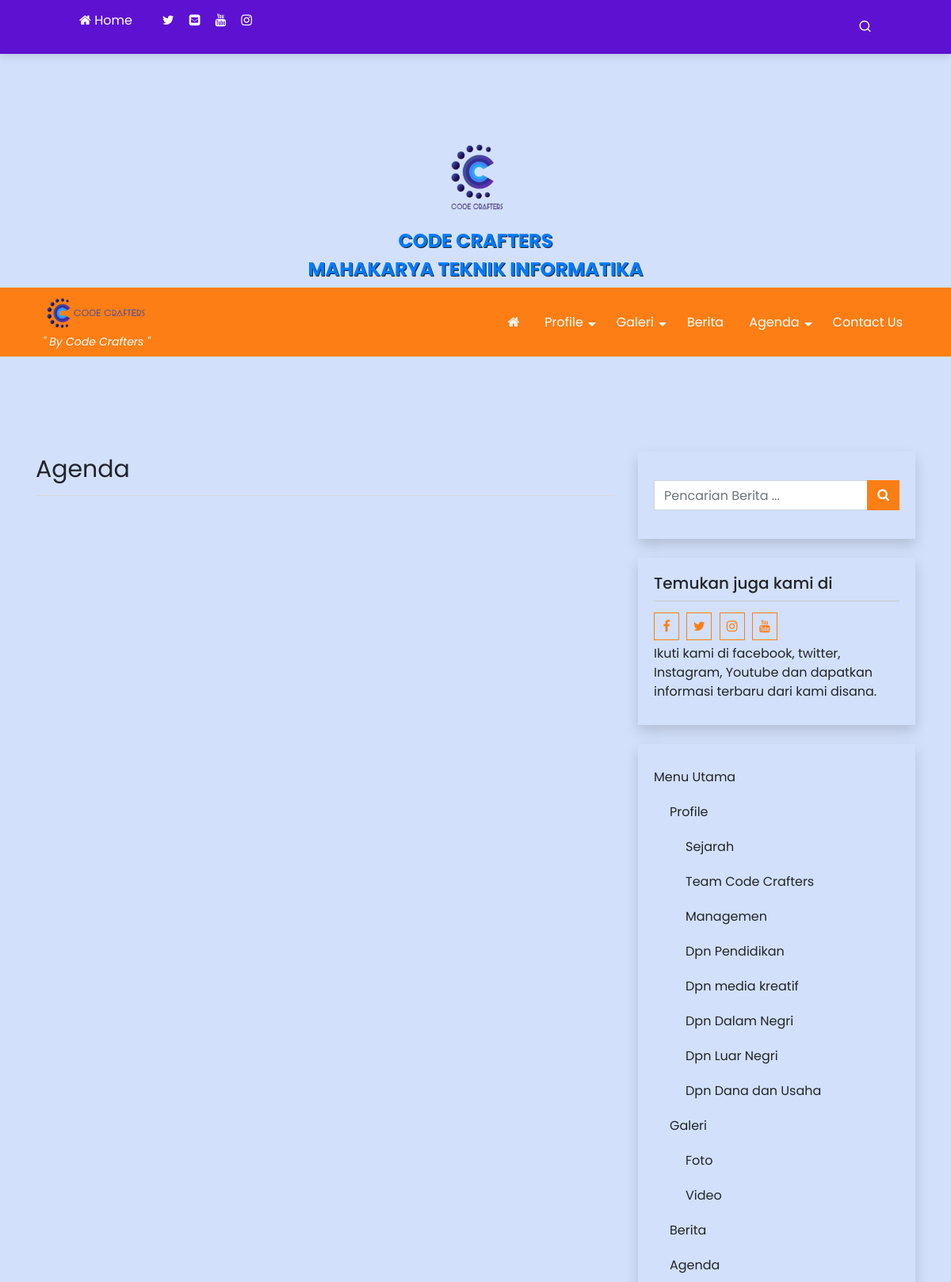
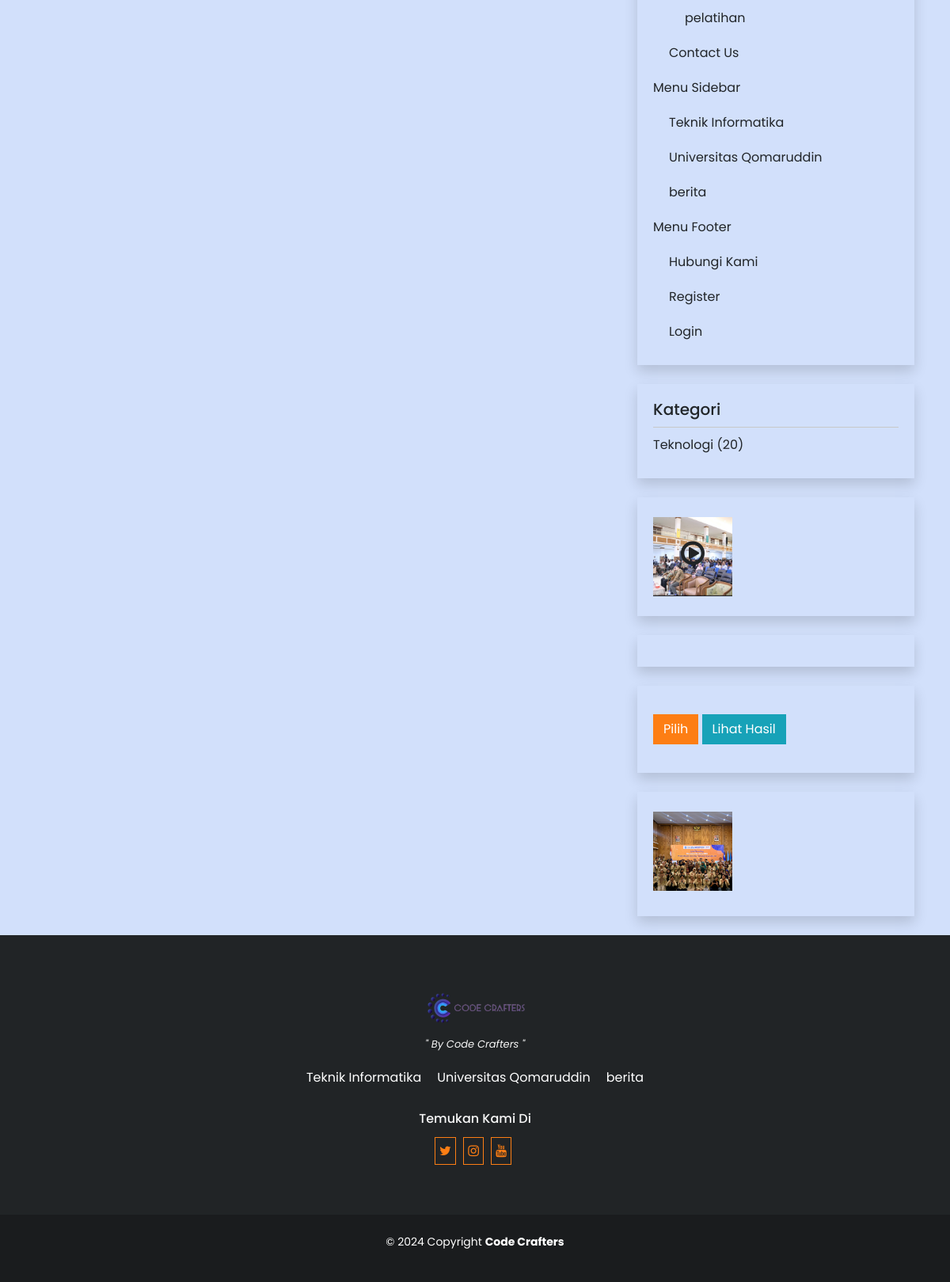
The page /index.php/agenda on the database its author committed (2 pictures, top to bottom).
### tables this page shows
CREATE TABLE `logo` (
  `id_logo` int(5) NOT NULL,
  `gambar` varchar(100) NOT NULL
);

CREATE TABLE `tbl_nicepage` (
  `id` int(5) NOT NULL,
  `key` varchar(255) DEFAULT NULL,
  `value` text DEFAULT NULL
);

CREATE TABLE `identitas` (
  `id_identitas` int(5) NOT NULL,
  `nama_website` varchar(100) NOT NULL,
  `email` varchar(100) NOT NULL,
  `url` varchar(100) NOT NULL,
  `facebook` text NOT NULL,
  `rekening` varchar(100) NOT NULL,
  `no_telp` varchar(20) NOT NULL,
  `meta_deskripsi` varchar(250) NOT NULL,
  `meta_keyword` varchar(250) NOT NULL,
  `favicon` varchar(50) NOT NULL,
  `maps` text NOT NULL
);

CREATE TABLE `video` (
  `id_video` int(5) NOT NULL,
  `id_playlist` int(5) NOT NULL,
  `username` varchar(30) NOT NULL,
  `jdl_video` varchar(100) NOT NULL,
  `video_seo` varchar(100) NOT NULL,
  `keterangan` text NOT NULL,
  `gbr_video` varchar(100) NOT NULL,
  `video` varchar(100) NOT NULL,
  `youtube` varchar(100) NOT NULL,
  `dilihat` int(7) NOT NULL DEFAULT 1,
  `hari` varchar(20) NOT NULL,
  `tanggal` date NOT NULL,
  `jam` time NOT NULL,
  `tagvid` varchar(100) NOT NULL
);

CREATE TABLE `gallery` (
  `id_gallery` int(5) NOT NULL,
  `id_album` int(5) NOT NULL,
  `username` varchar(50) NOT NULL,
  `jdl_gallery` varchar(100) NOT NULL,
  `gallery_seo` varchar(100) NOT NULL,
  `keterangan` text NOT NULL,
  `gbr_gallery` varchar(100) NOT NULL
);

CREATE TABLE `menu` (
  `id_menu` int(5) NOT NULL,
  `id_parent` int(5) NOT NULL DEFAULT 0,
  `nama_menu` varchar(255) NOT NULL,
  `link` varchar(100) NOT NULL,
  `aktif` enum('Ya','Tidak') NOT NULL DEFAULT 'Ya',
  `position` enum('Top','Bottom') DEFAULT 'Bottom',
  `urutan` int(3) NOT NULL
);

### application/views/nicepage/template.php (the view, shortened to what the rows shown need)
<!DOCTYPE HTML>
<html lang = "id">
<head>
<?php
$get_tagline = $this->model_utama->view_where('tbl_nicepage',array('key' => 'tagline'))->row_array();
if(isset($get_tagline['value'])){
	if(!empty($get_tagline['value'])){
        $tagline = json_decode($get_tagline['value'],true);
	}
}
?>
	<link type="text/css" rel="stylesheet" href="<?php echo base_url(); ?>template/<?php echo template(); ?>/css/main.css" />
	<link type="text/css" rel="stylesheet" href="<?php echo base_url(); ?>template/<?php echo template(); ?>/css/themes/<?php echo background(); ?>.css" />
	<?php include "partials/head.php"; ?>
</head>
<body class="responsive-menu-hide">
<div class="header">
	<?php  include "partials/header.php"; 	 ?>
</div>
<?php
	switch ($this->uri->segment(1)) {
		default:
			$main_file = "front-main.php";
			break;
	}
    include $main_file;
?>
<?php
	include "partials/footer.php";
?>
</body>
</html>

### application/views/nicepage/partials/header.php (shortened to what the rows shown need)
<?php
function build_nav_menu($menu_parent_id = 0, $state_menu_id, $class_menu = 'menu-navbar', $home_icon = true, $deep = true)
{
	$list_menu = '';
	$ci = &get_instance();
	$get_menus = $ci->db->query("
		SELECT
			id_menu,
			nama_menu,
			link
		FROM
			menu
		WHERE
			aktif='Ya'
			AND
			id_parent='" . $menu_parent_id . "'
		ORDER BY urutan
	")->result_array();
	if (!empty($get_menus)) {
		if ($menu_parent_id == $state_menu_id) {
			$list_menu .= '<ul class="' . $class_menu . '">';
			if ($home_icon == true) {
				$list_menu .= '<li class="menu-item">';
				$list_menu .= '<a href="' . base_url() . '">';
				$list_menu .= '<i class="fa fa-home" aria-hidden="true"></i>';
				$list_menu .= '</a>';
				$list_menu .= '</li>';
			}
		} else {
			$list_menu .= '<ul class="sub-menu">';
		}
		foreach ($get_menus as $menu_item) {
			$ahref_ttr = '';
			$base_url = base_url($menu_item['link']);
			if (preg_match("/^http/", $menu_item['link'])) {
				$ahref_ttr = 'target="_BLANK"';
				$base_url = $menu_item['link'];
			}
			$a_link_menu = '<a ' . $ahref_ttr . ' href="' . $base_url . '">';
			$a_link_menu .= $menu_item['nama_menu'];
			$a_link_menu .= '</a>';
			$get_child = array();
			if ($deep == true) {
				$get_child = build_nav_menu($menu_item['id_menu'], $state_menu_id);
			}
			if (!empty($get_child) && $deep == true) {
				$list_menu .= '<li class="menu-item menu-item-has-children" id="menu-item-' . $menu_item['id_menu'] . '">';
				$list_menu .= $a_link_menu;
				$list_menu .= $get_child;
				$list_menu .= '</li>';
			} else {
				$list_menu .= '<li class="menu-item" id="menu-item-' . $menu_item['id_menu'] . '">';
				$list_menu .= $a_link_menu;
				$list_menu .= '</li>';
			}
		}
		$list_menu .= '</ul>';
	}
	return $list_menu;
}
?>
	<link rel="stylesheet" href="https://unicons.iconscout.com/release/v4.0.0/css/line.css" />
<nav class="main-menu-container navbar navbar-dark ">
	<div class="container ml-5 pl-4 ml-lg-auto pl-lg-auto">
		<?php
		$base_path = FCPATH;
		$id_website = $this->model_utama->view('identitas')->row_array();
		$logo_website = $this->model_utama->view('logo')->row_array();
		?>
		<a class="navbar-brand float-left" href="<?php echo base_url(); ?>">
			<?php
			if ($logo_website['gambar'] !== '' && file_exists($base_path . "asset/logo/" . $logo_website['gambar'])) {
				$img_src = base_url() . "asset/logo/" . $logo_website['gambar'];
				?>
				<div class="logo-header">
					<img src="<?php echo $img_src; ?>" alt="<?php echo $id_website['nama_website']; ?>">
				</div>
				<?php
			} else {
				?>
				<?php echo $id_website['nama_website']; ?>
				<?php
			}
			?>
			<?php
			if (isset($tagline['header']) && isset($tagline['text'])) {
				if (!empty($tagline['text'] && $tagline['header'] == '1')) {
					?>
					<div class="tagline-header d-lg-block d-none">"
						<?php echo $tagline['text']; ?> "
					</div>
					<?php
				}
			} ?>
		</a>
	</div>
</nav>

### application/views/nicepage/partials/sidebar.php
<div class="sidebar">
<?php
$get_setting_sidebar    = $this->model_utama->view_where('tbl_nicepage',array('key' => 'setting_sidebar'))->row_array();
$sidebar = array();
if(isset($get_setting_sidebar['value'])) {
	if(!empty($get_setting_sidebar['value'])){
		$setting_sidebar = json_decode($get_setting_sidebar['value'],true);
		if(!empty($setting_sidebar)) {
			$number = 0;
			foreach($setting_sidebar as $i => $widget_id){
				$id = key($widget_id);
				$sidebar[$number]['widget_id'] = $id;
				$sidebar[$number]['widget_setting'] = $widget_id[$id];
				$number++;
			}
		}
	}
}
foreach($sidebar as $i => $item) {
	$file_sidebar = VIEWPATH . template().'/widgets/' . $item['widget_id'] . '.php';
	if( file_exists($file_sidebar)) {
		$widget_setting = $item['widget_setting'];
		include $file_sidebar;
	}
}
?>
</div>

### application/views/nicepage/widgets/widget_social.php
<div class="widget card mb-4 widget-social">
	<?php
		if( isset($widget_setting['judul']) ) {
			if( !empty(trim($widget_setting['judul']))) {
				?>
				<h5 class="card-header">
					<?php echo $widget_setting['judul'];?>
				</h5>
				<?php
			}
		}
	?>
	<div class="social-bar">
		<?php
			$sosmed = $this->model_utama->view('identitas')->row_array();
			$pecahd = explode(",", $sosmed['facebook']);
		?>
		<a target="_BLANK" href="<?php echo $pecahd[0]; ?>" class="social-icon"><i class="fa fa-facebook" aria-hidden="true"></i></a>
		<a target="_BLANK" href="<?php echo $pecahd[1]; ?>" class="social-icon"><i class="fa fa-twitter" aria-hidden="true"></i></a>
		<a target="_BLANK" href="<?php echo $pecahd[2]; ?>" class="social-icon"><i class="fa fa-instagram" aria-hidden="true"></i></a>
		<a target="_BLANK" href="<?php echo $pecahd[3]; ?>" class="social-icon"><i class="fa fa-youtube" aria-hidden="true"></i></a>
		<?php
			if( isset($widget_setting['teks']) ) {
				if( !empty(trim($widget_setting['teks']))) {
					?>
					<div class="social-text"><?php echo $widget_setting['teks'];?></div>
					<?php
				}
			}
		?>
	</div>
</div>

### application/views/nicepage/widgets/widget_video.php (shortened to what the rows shown need)
<div class="widget card mb-4 widget-video">
			<?php
	$filter_video = array();
	$jumlah_video = 0;
	if( isset($widget_setting['jumlah']) ) {
		$jumlah_video = (int) $widget_setting['jumlah'];
	}
?>
<?php
	$filter_video = array_merge($filter_video,array(
		'playlist.aktif' => 'Y'
	));
	$video_data = $this->model_utama->view_join_one(
		'video',
		'playlist',
		'id_playlist',
		$filter_video,
		'video.jdl_video','ASC',0,$jumlah_video
	)->result_array();
	if(!empty($video_data)) {
		?>
		<div class="list-video">
		<?php
		foreach ($video_data as $video){
			$img_src= base_url().'asset/img_video/small_no-image.jpg';
			if ($video['gbr_video'] !==''){
				$img_src =base_url().'asset/img_video/'.$video['gbr_video'];
			}
			?>
			<div class="item-video">
				<a href="<?php echo base_url('playlist/watch/'.$video['video_seo']);?>">
					<div class="post-img-container"
						style="
							background:url('<?php echo $img_src;?>');
							background-position:center;
							background-size:cover;
							background-repeat:no-repeat
						">
						<i class="fa fa-play-circle-o" aria-hidden="true"></i>
					</div>
				</a>
			</div>
			<?php
		}
		?>
		</div>
		<?php
	}
?>
</div>

### application/views/nicepage/widgets/widget_gallery.php (shortened to what the rows shown need)
<div class="widget card mb-4 widget-gallery">
			<?php
	$filter_gallery = array();
	$jumlah_gallery = 0;
	if( isset($widget_setting['jumlah']) ) {
		$jumlah_gallery = (int) $widget_setting['jumlah'];
	}
?>
<?php
	$filter_gallery = array_merge($filter_gallery,array(
		'album.aktif' => 'Y'
	));
	$gallery_data = $this->model_utama->view_join_one(
		'gallery',
		'album',
		'id_album',
		$filter_gallery,
		'gallery.jdl_gallery','ASC',0,$jumlah_gallery
	)->result_array();
	if(!empty($gallery_data)) {
		?>
		<div class="list-gallery">
		<?php
		foreach ($gallery_data as $gallery){
			$img_src= base_url().'asset/img_galeri/no-image.jpg';
			if ($gallery['gbr_gallery'] !==''){
				$img_src =base_url().'asset/img_galeri/'.$gallery['gbr_gallery'];
			}
			?>
			<div class="item-gallery">
				<a href="<?php echo base_url('albums/detail/'.$gallery['album_seo']);?>">
					<div class="post-img-container"
						style="
							background:url('<?php echo $img_src;?>');
							background-position:center;
							background-size:cover;
							background-repeat:no-repeat
						">
					</div>
				</a>
			</div>
			<?php
		}
		?>
		</div>
		<?php
	}
?>
</div>

### application/views/nicepage/partials/footer.php (shortened to what the rows shown need)
<?php
$id_website = $this->model_utama->view('identitas')->row_array();
$logo_website = $this->model_utama->view('logo')->row_array();
$get_lokasi_menu    = $this->model_utama->view_where('tbl_nicepage', array('key' => 'lokasi_menu'))->row_array();
if (isset($get_lokasi_menu['value'])) {
	if (!empty($get_lokasi_menu['value'])) {
		$lokasi_menu = json_decode($get_lokasi_menu['value'], true);
	}
}
$menu_footer_id = '';
if (isset($lokasi_menu['menu_footer'])) {
	$menu_footer_id = $lokasi_menu['menu_footer'];
}
function build_footer_menu($menu_parent_id)
{
	$list_menu = '';
	$ci = &get_instance();
	$get_menus = $ci->db->query("
		SELECT
			id_menu,
			nama_menu,
			link
		FROM
			menu
		WHERE
			aktif='Ya'
			AND
			id_parent='" . $menu_parent_id . "'
		ORDER BY urutan
	")->result_array();
	if (!empty($get_menus)) {
		$list_menu .= '<ul class="footer-menu">';
		foreach ($get_menus as $menu_item) {
			$ahref_ttr = '';
			$base_url = base_url($menu_item['link']);
			if (preg_match("/^http/", $menu_item['link'])) {
				$ahref_ttr = 'target="_BLANK"';
				$base_url = $menu_item['link'];
			}
			$list_menu .= '<li class="menu-item" id="menu-item-' . $menu_item['id_menu'] . '">';
			$list_menu .= '<a ' . $ahref_ttr . ' href="' . $base_url . '">';
			$list_menu .= $menu_item['nama_menu'];
			$list_menu .= '</a>';
			$list_menu .= '</li>';
		}
		$list_menu .= '</ul>';
	}
	return $list_menu;
}
$base_path = FCPATH;
?>
<footer>
	<div id="footer" class="py-5">
		<div class="container">
			<div class="row">
				<div class="col-md-12 text-center">
					<?php
					if ($logo_website['gambar'] !== '' &&  file_exists($base_path . "asset/logo/" . $logo_website['gambar'])) {
						$img_src = base_url() . "asset/logo/" . $logo_website['gambar'];
					?>
						<div class="logo-footer">
							<img src="<?php echo $img_src; ?>" alt="<?php echo $id_website['nama_website']; ?>">
						</div>
					<?php
					} else {
					?>
						<h3 class="logo-text">
							<?php echo $id_website['nama_website']; ?>
						</h3>
					<?php
					}
					?>
					<?php
					if (isset($tagline['footer']) && isset($tagline['text'])) {
						if (!empty($tagline['text'] && $tagline['footer'] ==  '1')) {
					?>
							<div class="tagline-footer">" <?php echo $tagline['text']; ?> "</div>
					<?php
						}
					} ?>
				</div>
				<div class="col-md-12 text-center">
					<?php
					echo build_footer_menu($menu_footer_id);
					?>
				</div>
						<?php
						$sosmed = $this->model_utama->view('identitas')->row_array();
						?>
			</div>
		</div>
	</div>
	<div id="footer-bottom" class="py-4 text-center">
		<div class="container">
			<p>&copy; <?php echo date('Y'); ?> Copyright <b><?php echo $id_website['nama_website']; ?></b></p>
		</div>
	</div>
</footer>

### rows shown on the page
logo: gambar (picture)
tbl_nicepage: value "By Code Crafters"
identitas: judul "Temukan juga kami di", teks "Ikuti kami di facebook, twitter, Instagram, Youtube dan dapatkan informasi terbaru dari kami disana.", nama_website "Code Crafters"
video: gbr_video (picture)
gallery: gbr_gallery (picture)
menu: value "Teknik Informatika"
menu: value "Universitas Qomaruddin"
menu: value "berita"

### other values the page prints
$widget_setting['judul'] "Kategori"
$item_kategori['nama_kategori'] "Teknologi"
$item_kategori['jml_berita'] "20"
